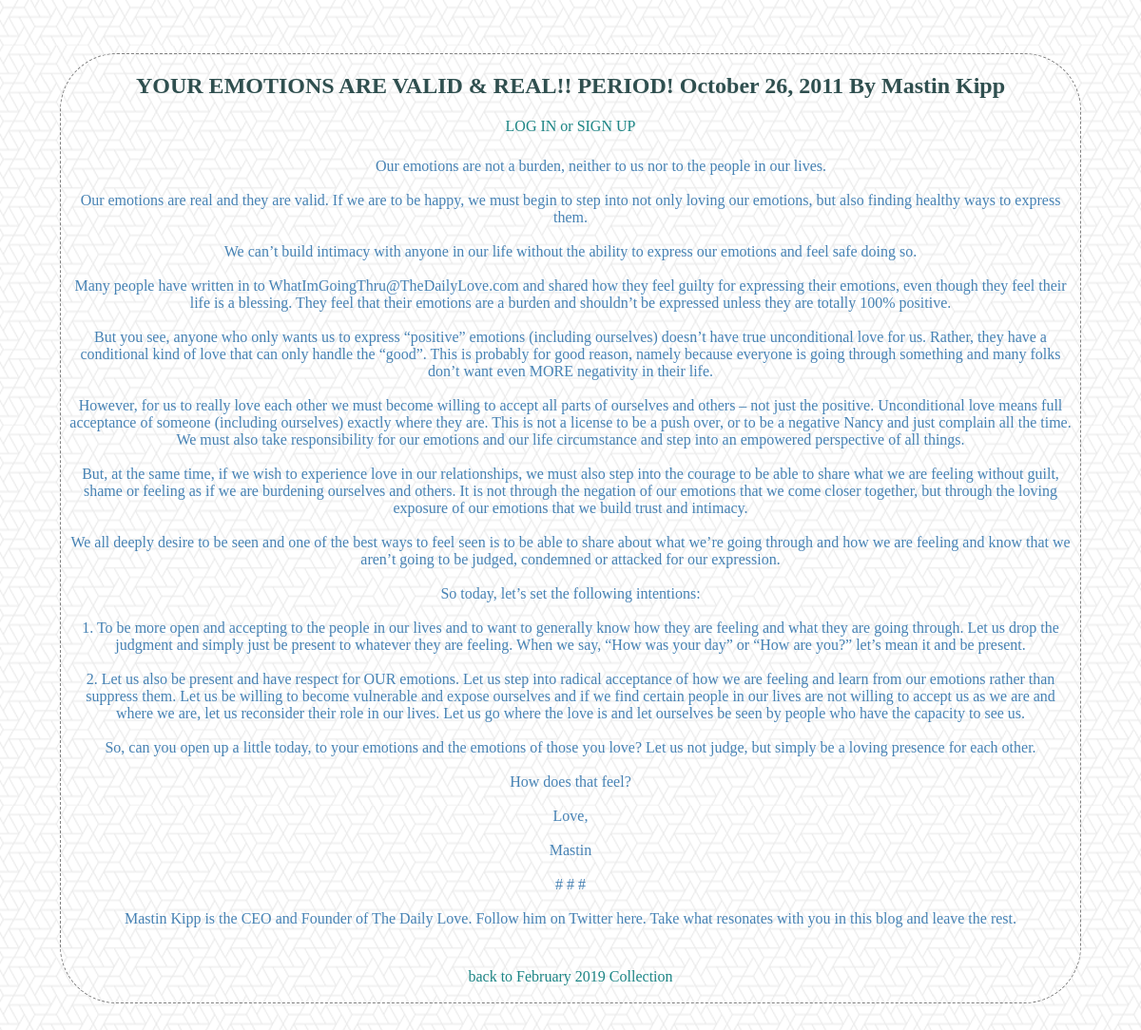
Page /collections/2/1/view on the earlier database version.
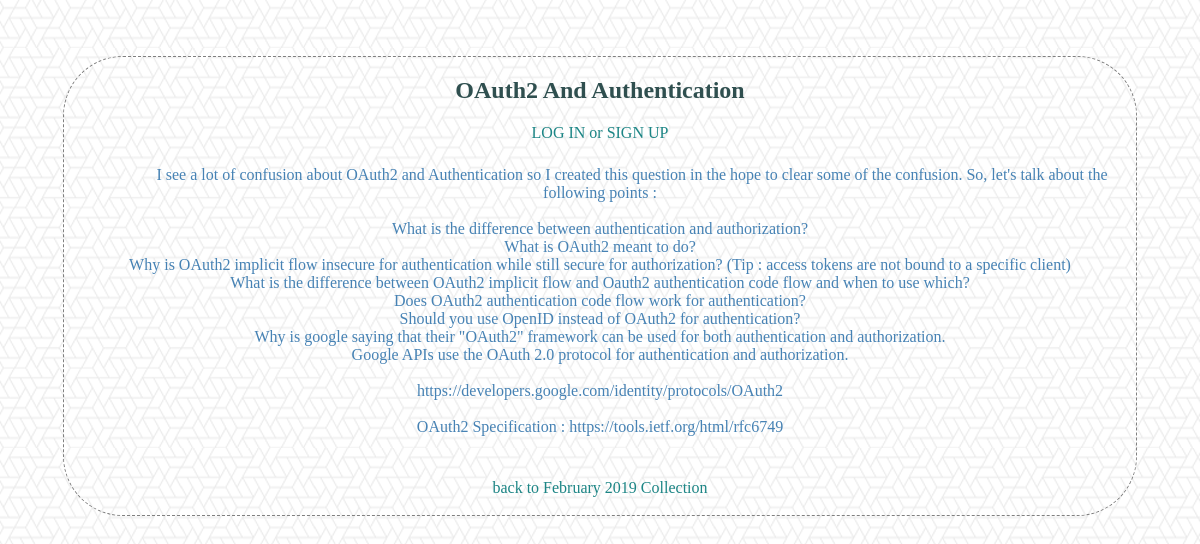
Same page on the later database version.
### database_setup.py (models this page shows, shortened)
class ArticleCollection(Base):
    __tablename__ = 'article_item'
    name = Column(String(350), nullable=False)
    id = Column(Integer, primary_key=True)
    description = Column(String(250))
    date = Column(
        String(80),
        default=datetime.datetime.now().strftime("%y-%m-%d %H:%M:%S"))
    text = Column(Text())
    user_id = Column(Integer, ForeignKey('user.id'))
    user = relationship(User)
    collection_id = Column(Integer, ForeignKey('collection.id'))
    collection = relationship(Collection)

### __init__.py (the view, shortened to what this page needs)
@app.route(
    '/collections/<int:collection_id>/<int:article_id>/',
    methods=[
        'GET',
        'POST'])
@app.route(
    '/collections/<int:collection_id>/<int:article_id>/view',
    methods=[
        'GET',
        'POST'])
def viewArticle(collection_id, article_id):
    comments = session.query(Comments).filter_by(
                article_id=article_id).all()
    item = session.query(ArticleCollection).filter_by(id=article_id).one()
    collection = session.query(Collection).filter_by(id=collection_id).one()
    co = session.query(
                Comments.title.label('ctitle'),
                Comments.text.label('ctext'),
                Comments.date.label('date'),
                User.name.label('owner'),
                Comments.id.label('cid'),Comments.user_id.label('cuid'),
                Comments.article_id.label('caid'),
                ArticleCollection.id.label('aid'),
                User.id.label('uid')).filter(
                ArticleCollection.id == Comments.article_id).filter(User.id==Comments.user_id).add_columns(
                Comments.article_id,
                ArticleCollection.id,
                User.id,
                User.name,
                Comments.title,
                Comments.text,
                Comments.date,
                Comments.id).all()
    loggeduser = False
    if 'name' in login_session:
        loggeduser = True
    if 'name' not in login_session or item.user_id != login_session['user_id']:
        return render_template(
            'publicArticle.html',
            collection_id=collection_id,
            coll=collection,
            article_id=article_id,
            art=item, logged=loggeduser, comments = co)

### templates/publicArticle.html (shortened to what this page needs)
<!DOCTYPE html>
<html>
    <head>
        <link rel=stylesheet type=text/css href='{{url_for('static', filename='style.css')}}'>
    </head>
    <body>
        <div class="pane">
            <h2 class="header">{{art.name}}</h2>
            {% if logged != True %}
            <a class="link" href="{{url_for('showLogin')}}">LOG IN or SIGN UP</a>
            {% endif %}
            <p class="item article">
                {{art.text}}
            </p>
            <br>
            <a class="link" href="{{url_for('collectionList', collection_id=collection_id)}}">back to {{coll.name}} </a><br><br>
        </div>
    </body>
</html>

Differences in the rows shown:
changed ArticleCollection: name "YOUR EMOTIONS ARE VALID & REAL!! PERIOD! October 26, 2011 By Mastin Kipp" → "OAuth2 And Authentication"; text "Our emotions are not a burden, neither to us nor to the people in our lives. Our emotions are real and they are valid. If we are to be happy, we must begin to step into not only loving our emotions, but also finding healthy ways to express them. We can’t build intimacy with anyone in our life without the ability to express our emotions and feel safe doing so. Many people have written in to WhatImGoingThru@TheDailyLove.com and shared how they feel guilty for expressing their emotions, even though they feel their life is a blessing. They feel that their emotions are a burden and shouldn’t be expressed unless they are totally 100% positive. But you see, anyone who only wants us to express…" → "I see a lot of confusion about OAuth2 and Authentication so I created this question in the hope to clear some of the confusion. So, let's talk about the following points : What is the difference between authentication and authorization? What is OAuth2 meant to do? Why is OAuth2 implicit flow insecure for authentication while still secure for authorization? (Tip : access tokens are not bound to a specific client) What is the difference between OAuth2 implicit flow and Oauth2 authentication code flow and when to use which? Does OAuth2 authentication code flow work for authentication? Should you use OpenID instead of OAuth2 for authentication? Why is google saying that their \"OAuth2\" framework…"
